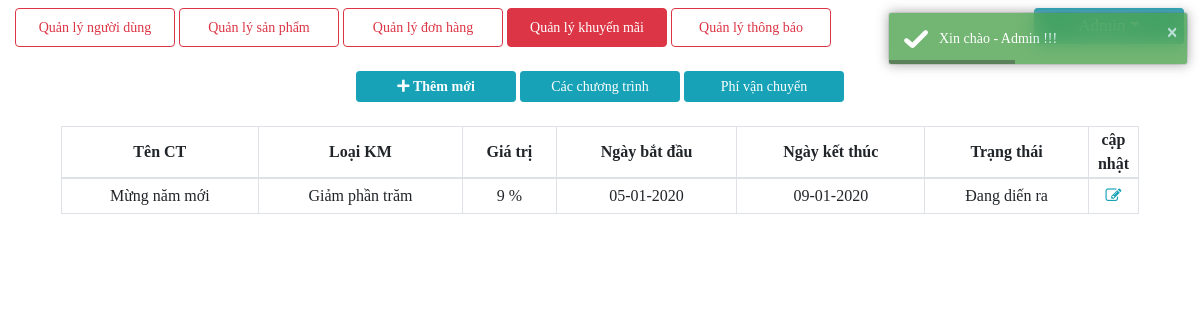
The page /admin.php?action=promotions&promotions (signed in) on the database as committed earlier.
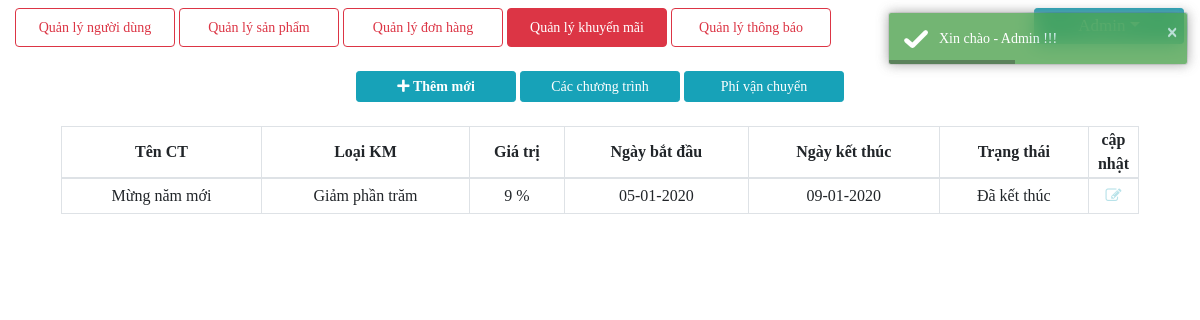
The same page on the database as committed later.
### tables this page shows
CREATE TABLE `promotions`  (
  `id_promo` int(11) NOT NULL AUTO_INCREMENT,
  `name_promo` varchar(50) NULL DEFAULT NULL,
  `type_promo` tinyint(1) NULL DEFAULT NULL,
  `value` decimal(10, 0) NULL DEFAULT 0,
  `date_start` date NULL DEFAULT NULL,
  `date_end` date NULL DEFAULT NULL,
  `status` tinyint(1) NULL DEFAULT 1,
  PRIMARY KEY (`id_promo`) USING BTREE
);

### lib/function/function.php (called while the page is built, shortened)
<?php
    function name_type_promotions($type_promo){
        switch($type_promo){
            case 2 : return "Giảm phần trăm";
                break;
        }
    }
    function unit_promotions($type_promo,$value){
        switch($type_promo){
            case 2 : return "$value %";
                break;
        }
    }
    function status_promotions($type_promo){
        switch($type_promo){
            case 2 : return "Đang diến ra";
                break;
            case 3 : return "Đã kết thúc";
                break;
        }
    }
?>

### lib/admin/manage/promotions.php (the view, shortened to what this page needs)
<?php if(in_array(1, $_SESSION['id_per']) || in_array(6, $_SESSION['id_per'])){ ?>
<div class="container mt-4">
    <div id="accordion">
        <div class="text-center">
            <a class="btn btn-info btn-sm" id="button2" data-toggle="collapse" href="#collapseOne"><i class="fas fa-plus"> Thêm mới</i></a>
            <a class="btn btn-info btn-sm" id="button2" data-toggle="collapse" href="#collapseTwo">Các chương trình</a>
            <a class="btn btn-info btn-sm" id="button2" data-toggle="collapse" href="#collapseThree">Phí vận chuyển</a>
        </div>
        <div id="collapseTwo" class="collapse text-center <?php if(isset($_GET['promotions'])) echo 'show' ?> mt-4 px-3" data-parent="#accordion">
            <?php
                $stmt=$conn->prepare('SELECT count(id_promo) AS total_record FROM promotions');
                $stmt->execute();
                $row=$stmt->fetch();
                $total_record=$row['total_record'];
                if($total_record > 0){ ?>
                <table class="table-bordered show col-md-12 text-center">
                    <thead>
                        <th>Tên CT</th>
                        <th>Loại KM</th>
                        <th>Giá trị</th>
                        <th>Ngày bắt đầu</th>
                        <th>Ngày kết thúc</th>
                        <th>Trạng thái</th>
                        <th width="50px">cập nhật</th>
                    </thead>
                    <tbody>
                    <?php
                        $current_page = isset($_GET['page']) ? $_GET['page'] : 1;
                        $limit=10;
                        $total_page=ceil($total_record / $limit);
                        $start = ($current_page - 1) * $limit;
                        $stmt = $conn->prepare('SELECT * FROM promotions ORDER BY date_start DESC LIMIT :start, :limit');
                        $stmt->bindValue(':start', $start, PDO::PARAM_INT);
                        $stmt->bindValue(':limit', $limit, PDO::PARAM_INT);
                        $stmt -> execute();
                        $result = $stmt->fetchAll(PDO::FETCH_ASSOC);
                        foreach ($result as $row) { ?>
                        <tr>
                            <td height="35px"><?php echo $row['name_promo'] ?></td>
                            <td><?php echo name_type_promotions($row['type_promo']) ?></td>
                            <td><?php echo unit_promotions($row['type_promo'],$row['value']) ?></td>
                            <td><?php echo date_format(date_create($row['date_start'], new DateTimeZone('Asia/Bangkok')),"d-m-Y") ?></td>
                            <td><?php echo date_format(date_create($row['date_end'], new DateTimeZone('Asia/Bangkok')),"d-m-Y") ?></td>
                            <td><?php echo status_promotions($row['status']) ?></td>
                            <td><a href="" class="text-info <?php if($row['status']==3) echo 'isDisabled' ?>" data-toggle="modal" data-target="<?php echo '#promotions'.$row['id_promo'] ?>"
                            data-toggle="tooltip" title="Cập nhật chương trình khuyến mãi"><i class="fa fa-pencil-square-o" aria-hidden="true"></i></a></td>
                        </tr>
                    <?php } ?>
                    </tbody>
                </table>
            <?php
            if($total_record > $limit){ ?>
                <?php pagination($current_page, $total_page,"admin.php?action=promotions&page=") ?>
            <?php }} ?>
        </div>
    </div>
</div>
<?php } ?>

Rows that differ between the two databases and show on the page:
changed promotions "Mừng năm mới": status "Đang diến ra" → "Đã kết thúc"
